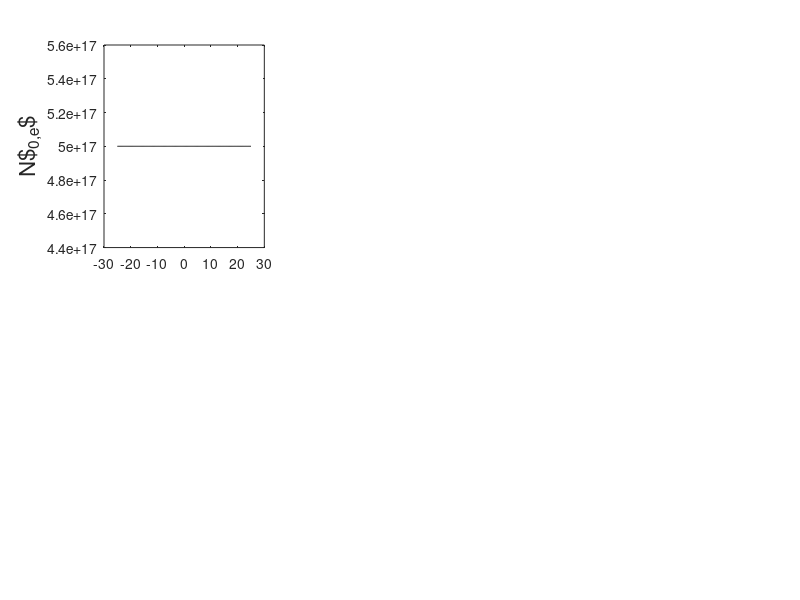

Here is the MATLAB script that generated this plot: (Note: this script raises an error after producing the figure.)
%----------------------------------------%
% main script for 1D DVE loop            %
% rlbarnett c3149416 061117              %
%----------------------------------------%

%--
% constants
mu0 = 4.0*pi*1.0e-7;
eps0 = 8.85e-12;
c0 = 1.0/sqrt(eps0*mu0);

%--
% magnetic field (tesla)
B0 = 2.6;

%--
% driver freq
freq = 51.0e6;
om = 2.0*pi*freq;
k0 = om/c0;
wavel0 = (2*pi)/k0;

%--
% define wavenumbers ky and kz (/m); use values given in van eester section IV?? No
% others mentioned
ky = 5.0;
kz = 0.0;

%--
% "common local derivatives for N0, v||^2, static potential and
% ponderomotive potential" 
lamby = 0.0;
lambz = 0.0;

%--
% spatial domain
npts = 256;
xmin = -25.0;
xmax = 25.0;
dx = (xmax - xmin)/(npts - 1);
% npts = ((xmax - xmin)/dx);
xax = linspace(xmin, xmax, npts);
% xax = xmin:dx:xmax;
% dx = (xmax - xmin)/(npts - 1);

%--
% background density -- set to zero for vacuum case
Nmax = 5.0e17;
N0 = Nmax*ones(1,npts);

%--
% initialise perturbed density as zero
N1 = zeros(1,npts);
N1e = N1;
N1i = N1;

%--
% initialise perturbed velocity as zero
v1 = zeros(1,npts);
v1e = v1;
v1i = v1;

%--
% electron constants
e = -1.6022e-19;
me = 9.11e-31*ones(1,npts);

% pd1 = makedist('HalfNormal','sigma',0.005);
np_bound = 12;
% ax = linspace(0,0.04,np_bound);
% pdf1 = pdf(pd1,ax);
% pdf1 = pdf1/max(pdf1);
ax = linspace(0,pi/2,np_bound);
test = cos(ax);
damp = 0.0;%max(me)*test;

me(1:np_bound) = me(1:np_bound) + 1i*damp;
me(end-(np_bound-1):end) = me(end-(np_bound-1):end) + 1i*fliplr(damp);

%--
% temperature
T_ev = 15.0;

%--
% thermal velocity
vt = sqrt((T_ev*abs(e)) ./ me);

%--
% ion constants (95% D, 5% H)
qd = abs(e);
mp = 1.67e-27;
md = 2.0*mp*ones(1,npts);
md(1:np_bound) = md(1:np_bound) + 1i*damp;
md(end-(np_bound-1):end) = md(end-(np_bound-1):end) + 1i*fliplr(damp);

qh = abs(e);
mh = mp*ones(1,npts);
mh(1:np_bound) = mh(1:np_bound) + 1i*damp;
mh(end-(np_bound-1):end) = mh(end-(np_bound-1):end) + 1i*fliplr(damp);

%-- 
% cyclotron frequencies
om_ce = e*B0./me;
om_cd = qd*B0./md;
om_ch = qh*B0./mh;

%--
% rotation matrix
alpha = 0.5;
beta = 0.5;

r11 = cos(beta)*cos(alpha);
r12 = cos(beta)*sin(alpha);
r13 = -sin(beta);
r21 = -sin(alpha);
r22 = cos(alpha);
r23 = 0.0;
r31 = sin(beta)*cos(alpha);
r32 = sin(beta)*sin(alpha);
r33 = cos(beta);

rot = [[r11, r12, r13]
     [r21, r22, r23]
     [r31, r32, r33]];
 
e_para = rot(3,:);
Bvec = B0*e_para;

%--
% electron calcs; density, plasma frequency 
N0e = 1.0*N0;
om_pe = sqrt(N0e*e^2./(me*eps0));

%--
% ion calcs (95% D, 5% H); density, plasma frequency
N0d = 0.95*N0;
om_pd = sqrt(N0d*qd^2./(md*eps0));
N0h = 0.05*N0;
om_ph = sqrt(N0h*qh^2./(mh*eps0));
N0i = N0h + N0d;

nmax = 10;

%%

% for iter=1:nmax
    
%     tic

%--
% plot electron densities
figure(1);
set(gcf,'Position',[0   536   824   419])
% suptitle(['Iteration ' num2str(iter)])

subplot(2,3,1)
plot(xax,N0e,'k')
ylabel('N$_{0,e}$','Fontsize',16)
ytickformat('%.2f')

subplot(2,3,2)
plot(xax,N1e,'k')
ylabel('N$_{1,e}$','Fontsize',16)
ytickformat('%.2f')

hold on

%--
% poisson solve for static potential -- solution (output) "static_pot"

poisson_sol;%(Ne, Nh, Nd, lamby, lambz, e, eps0, dx, npts);

%--
% plot static potential
subplot(2,3,3)
plot(xax,static_pot,'r')
ylabel('$\phi$ (V)','Fontsize',16)
ytickformat('%.2f')

%--
% static electric field calculation -- solution (output) "static_e(x,y,z)"

static_e;

%--
% plot static electric field solutions
subplot(2,3,4)
plot(xax,static_ex,'k')
ylabel('E$_{0,ex}$','Fontsize',16)
ytickformat('%.2f')

subplot(2,3,5)
plot(xax,static_ey,'k')
ylabel('E$_{0,ey}$','Fontsize',16)
ytickformat('%.2f')

subplot(2,3,6)
plot(xax,static_ez,'k')
ylabel('E$_{0,ez}$','Fontsize',16)
ytickformat('%.2f')

hold off
drawnow

%--
% wave solver to find rf electric field -- solution (output) "rf_e(x,y,z)"

wave_sol;

%--
% call dispersion relation script
dispersion;

%%

%--
% plot rf wave solutions
figure(2);
set(gcf,'Position',[859   536   824   419])
% suptitle(['Iteration ' num2str(iter)])

subplot(3,3,1)
plot(xax,real(rf_ex),'k')
hold on
plot(xax,imag(rf_ex),'--b')
legend('Re[Ex]', 'Im[Ex]', 'Location', 'northwest') 
ylabel('E$_{1,ex}$','Fontsize',16)
ytickformat('%.2f')

subplot(3,3,2)
plot(xax,real(rf_ey),'k')
hold on
plot(xax,imag(rf_ey),'--b')
ylabel('E$_{1,ey}$','Fontsize',16)
ytickformat('%.2f')

subplot(3,3,3)
plot(xax,real(rf_ez),'k')
hold on
plot(xax,imag(rf_ez),'--b')
ylabel('E$_{1,ez}$','Fontsize',16)
ytickformat('%.2f')

hold on

%--
% ponderomotive acceleration calculation -- solution (output)
% "a_pond(x,y,z)"

a_pond;

%--
% plot ponderomotive potential and accelerations
subplot(3,3,4)
plot(xax,pond_pote,'r')
ylabel('$\Theta$','Fontsize',16)
ytickformat('%.2f')

subplot(3,3,7)
plot(xax,a_pondex,'k')
ylabel('$(-\nabla\Theta)_x$','Fontsize',16)
ytickformat('%.2f')

subplot(3,3,8)
plot(xax,a_pondey,'k')
ylabel('$(-\nabla\Theta)_y$','Fontsize',16)
ytickformat('%.2f')

subplot(3,3,9)
plot(xax,a_pondez,'k')
ylabel('$(-\nabla\Theta)_z$','Fontsize',16)
ytickformat('%.2f')

hold off
drawnow

%--
% pressure term -- solution (output) "press(x,y,z)"

pressure;

%--
% plot pressures
figure(3);
set(gcf,'Position',[6    60   824   419])
% suptitle(['Iteration ' num2str(iter)])

subplot(3,3,1)
plot(xax,pressex,'k')
ylabel('$(\nabla N_0/N_0)_x$','Fontsize',16)
ytickformat('%.2f')

subplot(3,3,2)
plot(xax,pressey,'k')
ylabel('$(\nabla N_0/N_0)_y$','Fontsize',16)
ytickformat('%.2f')

subplot(3,3,3)
plot(xax,pressez,'k')
ylabel('$(\nabla N_0/N_0)_z$','Fontsize',16)
ytickformat('%.2f')

hold on

%--
% calculate perpendicular drift velocities analytically -- solution
% (output) "v_perp(1,2)"

v_drift;


%--
% calculate perturbed velocity

fastv_update;

%--
% plot perpendicular drift velocities
subplot(3,3,4)
plot(xax,vd_perp1e,'k')
ylabel('v$_{e\perp,1}$','Fontsize',16)
ytickformat('%.2f')

subplot(3,3,5)
plot(xax,vd_perp2e,'k')
ylabel('v$_{e\perp,2e}$','Fontsize',16)
ytickformat('%.2f')

%--
% solve equation 23 (DVE 2015): slow time scale continuity equation yielding v
% parallel -- solution (output)

cont_slow;

%--
% plot parallel drift velocity and perturbed velocity
subplot(3,3,6)
plot(xax,v_parae,'k')
ylabel('v$_{e\parallel}$','Fontsize',16)
ytickformat('%.2f')

subplot(3,3,7)
plot(xax,v1e(1,:),'r')
hold on
plot(xax,v1e(2,:))
plot(xax,v1e(3,:))
ylabel('v$_{1,e}$','Fontsize',16)
legend('$v1_{e,x}$','$v1_{e,y}$','$v1_{e,z}$')
ytickformat('%.2f')
hold off

hold off
drawnow

%--
% solve equation 24 (DVE 2015): slow time scale parallel equation of motion yielding log(N0) 
% -- solution (output)

% eqofmot_slow;


%--
% solve equation 25 (DVE 2015): fast time scale continuity equation
% yielding the perturbed density 

% cont_fast;

%     toc
    
%     end
